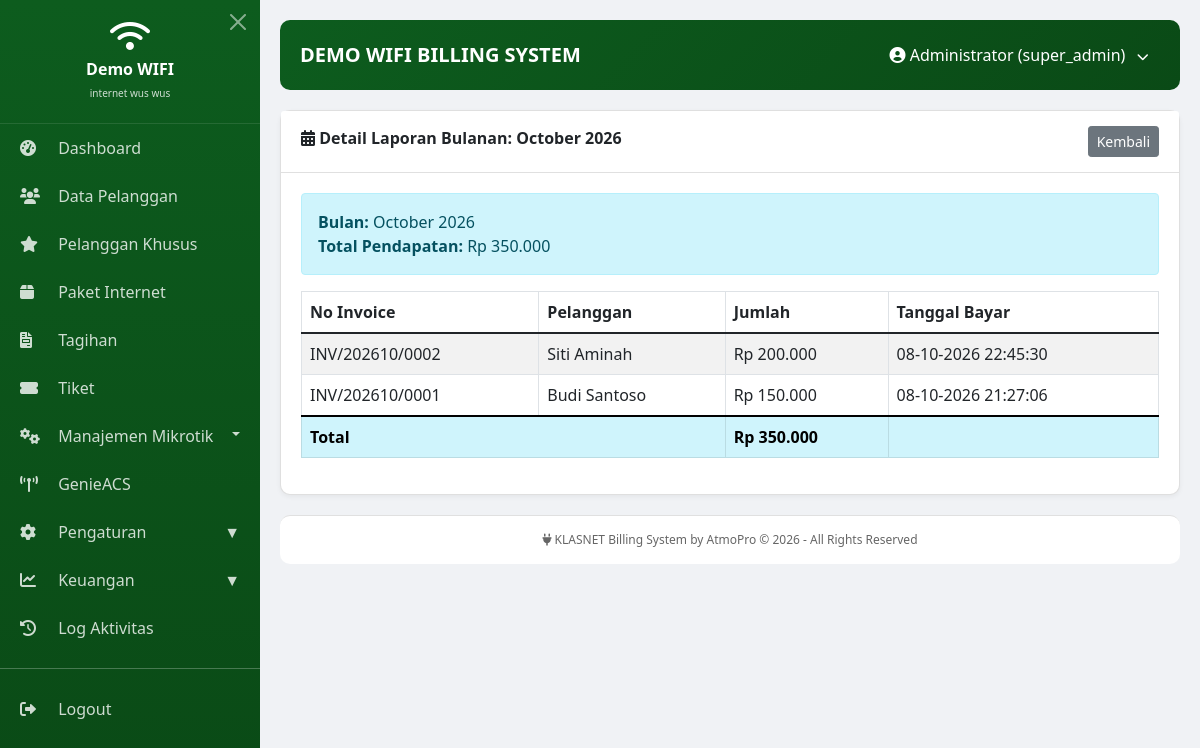
Screenshot of /modules/finance/report_detail.php?bulan=2026-10 (signed in) with the database file from the repository.
### tables this page shows
CREATE TABLE `invoice` (
  `id` int(11) NOT NULL AUTO_INCREMENT,
  `pelanggan_id` int(11) DEFAULT NULL,
  `no_invoice` varchar(50) DEFAULT NULL,
  `jumlah` decimal(15,2) DEFAULT NULL,
  `status` enum('pending','paid','cancelled') DEFAULT 'pending',
  `tgl_terbit` datetime DEFAULT NULL,
  `tgl_jatuh_tempo` datetime DEFAULT NULL,
  `tgl_bayar` datetime DEFAULT NULL,
  `viewed_at` timestamp NULL DEFAULT NULL,
  PRIMARY KEY (`id`),
  UNIQUE KEY `no_invoice` (`no_invoice`),
  KEY `pelanggan_id` (`pelanggan_id`),
  CONSTRAINT `invoice_ibfk_1` FOREIGN KEY (`pelanggan_id`) REFERENCES `pelanggan` (`id`) ON UPDATE CASCADE
);

CREATE TABLE `pelanggan` (
  `id` int(11) NOT NULL AUTO_INCREMENT,
  `id_pelanggan` varchar(50) NOT NULL,
  `nama_lengkap` varchar(100) NOT NULL,
  `alamat` text DEFAULT NULL,
  `no_telepon` varchar(20) DEFAULT NULL,
  `paket_id` int(11) DEFAULT NULL,
  `diperpanjang` datetime DEFAULT NULL,
  `jatuh_tempo` datetime DEFAULT NULL,
  `status` enum('active','inactive','blocked') DEFAULT 'active',
  `tipe_pelanggan` enum('reguler','vip','fasum','nardi') DEFAULT 'reguler',
  `is_synced` tinyint(1) DEFAULT 0,
  `status_aktif` enum('aktif','on_progress') DEFAULT 'aktif',
  `created_at` timestamp NULL DEFAULT current_timestamp(),
  `updated_at` timestamp NULL DEFAULT current_timestamp() ON UPDATE current_timestamp(),
  `total_online_seconds` int(11) DEFAULT 0,
  `last_uptime` int(11) DEFAULT 0,
  `last_traffic` bigint(20) DEFAULT 0,
  `tgl_aktif` date DEFAULT NULL,
  `is_prorata` tinyint(1) DEFAULT 0,
  `is_online` int(11) DEFAULT 0,
  `serial_number` varchar(50) DEFAULT NULL,
  `password` varchar(255) DEFAULT NULL,
  `down_since` datetime DEFAULT NULL,
  `genieacs_device_id` varchar(100) DEFAULT NULL,
  PRIMARY KEY (`id`),
  UNIQUE KEY `id_pelanggan` (`id_pelanggan`),
  KEY `paket_id` (`paket_id`),
  CONSTRAINT `pelanggan_ibfk_1` FOREIGN KEY (`paket_id`) REFERENCES `paket_internet` (`id`) ON DELETE SET NULL
);

### modules/finance/report_detail.php (the view, shortened to what this page needs)
<?php
$bulan = $_GET['bulan'] ?? '';
include '../../includes/header.php';
try {
$pdo = Database::getInstance()->getConnection();
    $stmt = $pdo->prepare("
        SELECT i.*, p.nama_lengkap
        FROM invoice i
        LEFT JOIN pelanggan p ON i.pelanggan_id = p.id
        WHERE i.status = 'paid' AND DATE_FORMAT(i.tgl_bayar, '%Y-%m') = ?
        ORDER BY i.tgl_bayar DESC
    ");
    $stmt->execute([$bulan]);
    $invoices = $stmt->fetchAll();
    $total = array_sum(array_column($invoices, 'jumlah'));
} catch(PDOException $e) {
    $error = $e->getMessage();
}
$nama_bulan = date('F Y', strtotime($bulan . '-01'));
?>
<div class="card">
    <div class="card-header">
        <i class="fas fa-calendar-alt"></i> Detail Laporan Bulanan: <?= $nama_bulan ?>
        <a href="index.php" class="btn btn-secondary btn-sm float-end">Kembali</a>
    </div>
    <div class="card-body">
        <div class="alert alert-info">
            <strong>Bulan:</strong> <?= $nama_bulan ?><br>
            <strong>Total Pendapatan:</strong> Rp <?= number_format($total, 0, ',', '.') ?>
        </div>
        <div class="table-responsive">
            <table class="table table-bordered table-striped">
                <thead>
                    <tr>
                        <th>No Invoice</th>
                        <th>Pelanggan</th>
                        <th>Jumlah</th>
                        <th>Tanggal Bayar</th>
                    </tr>
                </thead>
                <tbody>
                    <?php if (count($invoices) > 0): ?>
                        <?php foreach ($invoices as $inv): ?>
                            <tr>
                                <td><?= htmlspecialchars($inv['no_invoice']) ?></td>
                                <td><?= htmlspecialchars($inv['nama_lengkap'] ?? '-') ?></td>
                                <td>Rp <?= number_format($inv['jumlah'], 0, ',', '.') ?></td>
                                <td><?= date('d-m-Y H:i:s', strtotime($inv['tgl_bayar'])) ?></td>
                            </tr>
                        <?php endforeach; ?>
                    <?php else: ?>
                        <tr><td colspan="4" class="text-center">Tidak ada data pembayaran untuk bulan <?= $nama_bulan ?></td></tr>
                    <?php endif; ?>
                </tbody>
                <tfoot class="table-info">
                    <tr>
                        <th colspan="2">Total</th>
                        <th>Rp <?= number_format($total, 0, ',', '.') ?></th>
                        <th></th>
                    </tr>
                </tfoot>
            </table>
        </div>
    </div>
</div>
<?php include '../../includes/footer.php'; ?>

### includes/header.php (style rules this page uses)
* { margin: 0; padding: 0; box-sizing: border-box; }
body { font-family: 'Segoe UI', sans-serif; background: #f0f2f5; }
.card { background: white; border-radius: 10px; margin-bottom: 20px; box-shadow: 0 2px 5px rgba(0,0,0,0.05); }
.card-header { background: white; border-bottom: 1px solid #e0e0e0; padding: 15px 20px; font-weight: 600; }
.card-body { padding: 20px; }
.table-responsive { overflow-x: auto; }

### rows the page displays
invoice: no_invoice "INV/202610/0002", pelanggan.nama_lengkap "Siti Aminah", jumlah "200.000", tgl_bayar "08-10-2026 22:45:30"
invoice: no_invoice "INV/202610/0001", pelanggan.nama_lengkap "Budi Santoso", jumlah "150.000", tgl_bayar "08-10-2026 21:27:06"

### other values shown
$company_name "Demo WIFI"
$company_tagline "internet wus wus"
$company_name "DEMO WIFI"
$_SESSION['user_name'] "Administrator"
$_SESSION['user_role'] "super_admin"
$nama_bulan "October 2026"
$total "350.000"
